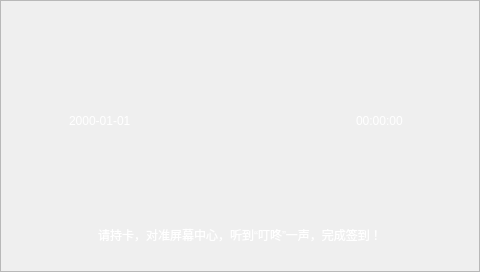
<?xml version="1.0" encoding="UTF-8"?>
<ui version="4.0">
 <class>signalWidget</class>
 <widget class="QWidget" name="signalWidget">
  <property name="geometry">
   <rect>
    <x>0</x>
    <y>0</y>
    <width>480</width>
    <height>272</height>
   </rect>
  </property>
  <property name="windowTitle">
   <string>Form</string>
  </property>
  <property name="styleSheet">
   <string notr="true">#signalWidget {
	border-image: url(:/images/background.png);
}</string>
  </property>
  <widget class="QFrame" name="frame">
   <property name="geometry">
    <rect>
     <x>50</x>
     <y>20</y>
     <width>380</width>
     <height>200</height>
    </rect>
   </property>
   <property name="styleSheet">
    <string notr="true">#frame {border-image: url(:/images/backglass.png);}</string>
   </property>
   <property name="frameShape">
    <enum>QFrame::NoFrame</enum>
   </property>
   <property name="frameShadow">
    <enum>QFrame::Raised</enum>
   </property>
   <widget class="QDateEdit" name="signalDateEdit">
    <property name="geometry">
     <rect>
      <x>10</x>
      <y>90</y>
      <width>80</width>
      <height>22</height>
     </rect>
    </property>
    <property name="styleSheet">
     <string notr="true">font: 75 11pt &quot;Arial&quot;;
background-color: rgba(255, 255, 255, 0);
color: rgb(255, 255, 255);</string>
    </property>
    <property name="frame">
     <bool>false</bool>
    </property>
    <property name="alignment">
     <set>Qt::AlignCenter</set>
    </property>
    <property name="buttonSymbols">
     <enum>QAbstractSpinBox::NoButtons</enum>
    </property>
    <property name="keyboardTracking">
     <bool>true</bool>
    </property>
    <property name="maximumDate">
     <date>
      <year>7993</year>
      <month>12</month>
      <day>31</day>
     </date>
    </property>
    <property name="displayFormat">
     <string>yyyy-MM-dd</string>
    </property>
   </widget>
   <widget class="QFrame" name="frame_2">
    <property name="geometry">
     <rect>
      <x>90</x>
      <y>0</y>
      <width>200</width>
      <height>200</height>
     </rect>
    </property>
    <property name="styleSheet">
     <string notr="true">image: url(:/images/signal.png);</string>
    </property>
    <property name="frameShape">
     <enum>QFrame::NoFrame</enum>
    </property>
    <property name="frameShadow">
     <enum>QFrame::Raised</enum>
    </property>
   </widget>
   <widget class="QDateTimeEdit" name="signalTimeEdit">
    <property name="geometry">
     <rect>
      <x>290</x>
      <y>90</y>
      <width>80</width>
      <height>22</height>
     </rect>
    </property>
    <property name="styleSheet">
     <string notr="true">font: 75 11pt &quot;Arial&quot;;
background-color: rgba(255, 255, 255, 0);
color: rgb(255, 255, 255);</string>
    </property>
    <property name="frame">
     <bool>false</bool>
    </property>
    <property name="alignment">
     <set>Qt::AlignCenter</set>
    </property>
    <property name="buttonSymbols">
     <enum>QAbstractSpinBox::NoButtons</enum>
    </property>
    <property name="displayFormat">
     <string>HH:mm:ss</string>
    </property>
   </widget>
   <zorder>signalTimeEdit</zorder>
   <zorder>signalDateEdit</zorder>
   <zorder>frame_2</zorder>
  </widget>
  <widget class="QLabel" name="label">
   <property name="geometry">
    <rect>
     <x>40</x>
     <y>220</y>
     <width>400</width>
     <height>30</height>
    </rect>
   </property>
   <property name="styleSheet">
    <string notr="true">color: rgb(255, 255, 255);
font: 75 12pt &quot;微软雅黑&quot;;</string>
   </property>
   <property name="text">
    <string>&lt;html&gt;&lt;head/&gt;&lt;body&gt;&lt;p&gt;请持卡，对准屏幕中心，听到“叮咚”一声，完成签到！&lt;/p&gt;&lt;/body&gt;&lt;/html&gt;</string>
   </property>
   <property name="alignment">
    <set>Qt::AlignCenter</set>
   </property>
  </widget>
  <widget class="QFrame" name="frame_3">
   <property name="geometry">
    <rect>
     <x>0</x>
     <y>0</y>
     <width>480</width>
     <height>272</height>
    </rect>
   </property>
   <property name="styleSheet">
    <string notr="true">#frame_3 {
border-image: url(:/images/background.png);
}</string>
   </property>
   <property name="frameShape">
    <enum>QFrame::StyledPanel</enum>
   </property>
   <property name="frameShadow">
    <enum>QFrame::Raised</enum>
   </property>
   <zorder>signalTimeEdit</zorder>
   <zorder>signalDateEdit</zorder>
  </widget>
  <zorder>frame_3</zorder>
  <zorder>frame</zorder>
  <zorder>label</zorder>
  <zorder>signalTimeEdit</zorder>
  <zorder>signalDateEdit</zorder>
 </widget>
 <resources/>
 <connections/>
</ui>
